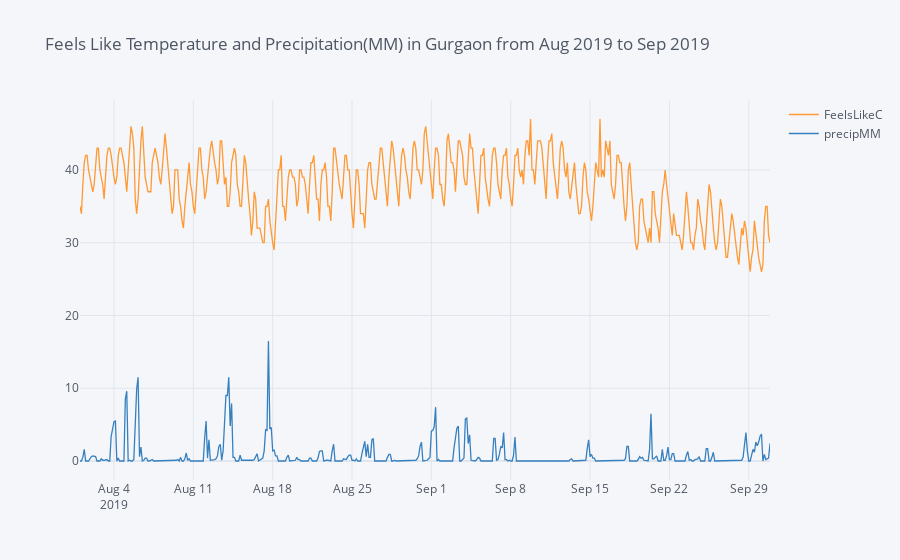

This figure's notebook cell:
### Code cell
gurgaon_temp[['FeelsLikeC','precipMM']].iplot(title = 'Feels Like Temperature and Precipitation(MM) in Gurgaon from Aug 2019 to Sep 2019')
plt.show()

### Figure 1 — Plotly figure (JSON) as saved in the notebook; plotly's stock layout.template omitted (floating-point values rounded to 4 significant figures; data arrays with more than 128 entries replaced by an {"elided": "..."} marker saying what was removed)
{"data": [{"line": {"color": "rgba(255, 153, 51, 1.0)", "dash": "solid", "shape": "linear", "width": 1.3}, "mode": "lines", "name": "FeelsLikeC", "text": "", "type": "scatter", "x": {"elided": "488 str values"}, "y": {"elided": "488 int values"}}, {"line": {"color": "rgba(55, 128, 191, 1.0)", "dash": "solid", "shape": "linear", "width": 1.3}, "mode": "lines", "name": "precipMM", "text": "", "type": "scatter", "x": {"elided": "488 str values"}, "y": {"elided": "488 float values"}}], "layout": {"legend": {"bgcolor": "#F5F6F9", "font": {"color": "#4D5663"}}, "paper_bgcolor": "#F5F6F9", "plot_bgcolor": "#F5F6F9", "title": {"font": {"color": "#4D5663"}, "text": "Feels Like Temperature and Precipitation(MM) in Gurgaon from Aug 2019 to Sep 2019"}, "xaxis": {"gridcolor": "#E1E5ED", "showgrid": true, "tickfont": {"color": "#4D5663"}, "title": {"font": {"color": "#4D5663"}, "text": ""}, "zerolinecolor": "#E1E5ED"}, "yaxis": {"gridcolor": "#E1E5ED", "showgrid": true, "tickfont": {"color": "#4D5663"}, "title": {"font": {"color": "#4D5663"}, "text": ""}, "zerolinecolor": "#E1E5ED"}}}
